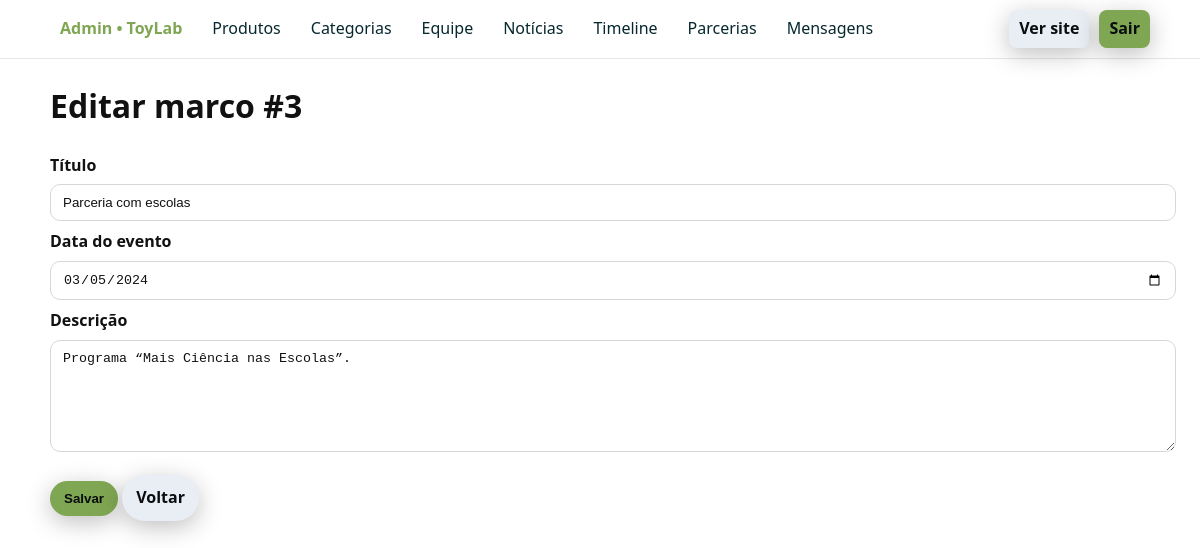
Page /admin/milestones/edit.php?id=3 (signed in) on the committed database.
### tables this page shows
CREATE TABLE IF NOT EXISTS milestones (
  id INT AUTO_INCREMENT PRIMARY KEY,
  title VARCHAR(200) NOT NULL,
  description MEDIUMTEXT NULL,
  event_date DATE NOT NULL,
  created_at DATETIME NOT NULL
);

### config/config.php (called while the page is built, shortened)
<?php
function db(): PDO {
    static $pdo;
    if (!$pdo) {
        $dsn = 'mysql:host=' . DB_HOST . ';dbname=' . DB_NAME . ';charset=utf8mb4';
        $options = [
            PDO::ATTR_ERRMODE            => PDO::ERRMODE_EXCEPTION,
            PDO::ATTR_DEFAULT_FETCH_MODE => PDO::FETCH_ASSOC,
            PDO::ATTR_EMULATE_PREPARES   => false,
        ];
        $pdo = new PDO($dsn, DB_USER, DB_PASS, $options);
    }
    return $pdo;
}
function e(?string $str): string {
    return htmlspecialchars((string)$str, ENT_QUOTES | ENT_SUBSTITUTE, 'UTF-8');
}
function base_url_root(): string {
    $doc = rtrim(str_replace('\\','/', $_SERVER['DOCUMENT_ROOT'] ?? ''), '/');
    $root = str_replace('\\','/', BASE_PATH);
    $url  = str_replace($doc, '', $root);
    return $url ?: '';
}
function base_url(string $path = ''): string {
    return base_url_root() . ($path ? '/' . ltrim($path, '/') : '');
}

### config/functions.php (called while the page is built, shortened)
<?php
require_once __DIR__ . '/config.php';
function q(string $sql, array $params = []): PDOStatement {
    $stmt = db()->prepare($sql);
    $stmt->execute($params);
    return $stmt;
}
function fetch_one(string $sql, array $params = []): ?array {
    $row = q($sql, $params)->fetch(PDO::FETCH_ASSOC);
    return $row === false ? null : $row;
}

### admin/milestones/edit.php (the view, shortened to what this page needs)
<?php
require_once BASE_PATH . '/config/functions.php';
require_once __DIR__ . '/../partials/header.php';
$id = (int)($_GET['id'] ?? 0);
$mil = fetch_one("SELECT * FROM milestones WHERE id=?", [$id]);
$title = trim($_POST['title'] ?? $mil['title']);
$description = trim($_POST['description'] ?? $mil['description']);
$event_date = trim($_POST['event_date'] ?? $mil['event_date']);
?>
<h1 class="fade-in">Editar marco #<?= (int)$id ?></h1>
<form method="post" class="fade-in">
  <label for="title">Título</label>
  <input id="title" name="title" class="input" required value="<?= e($title) ?>">
  <label for="event_date">Data do evento</label>
  <input id="event_date" name="event_date" class="input" type="date" required value="<?= e(substr($event_date,0,10)) ?>">
  <label for="description">Descrição</label>
  <textarea id="description" name="description" class="input" rows="6"><?= e($description) ?></textarea>
  <p>
    <button class="btn" type="submit">Salvar</button>
    <a class="btn secondary" href="<?= e(base_url('admin/milestones/list.php')) ?>">Voltar</a>
  </p>
</form>
<?php require_once __DIR__ . '/../partials/footer.php'; ?>

### public/css/styles.css (style rules this page uses)
:root { --bg: #0b0d0f; --bg-soft: #12161a; --text: #e4e8ee; --muted: #aeb7c3; --brand: #7fa652; --brand-2: #06272e; --card: #101418; --card-border: #1e242b; --focus: #ffd166; --danger: #e74c3c; --ok: #2ecc71; --radius: 16px; --shadow: 0 6px 24px rgba(0,0,0,.25); --transition: .2s ease; }
html { color-scheme: dark light; }
html, body { margin:0; padding:0; }
body { font: 400 16px/1.6 system-ui, -apple-system, Segoe UI, Roboto, Ubuntu, Cantarell, Noto Sans, Arial, "Apple Color Emoji","Segoe UI Emoji"; background:#ffffff; color:#111; }
a { color: var(--brand-2); text-decoration: none; }
.btn { display:inline-flex; align-items:center; gap:8px; background: var(--brand); color:#0a0d0f; border:none; padding:10px 14px; border-radius: 999px; cursor:pointer; font-weight:600; box-shadow: var(--shadow); transition: transform var(--transition), background var(--transition); }
.input, select, textarea { width:100%; padding:10px 12px; border-radius:10px; border:1px solid #d7d7d7; background:#fff; color:#111; }
label { display:block; font-weight:600; margin:8px 0 6px; }
.fade-in { animation: fadin .25s ease both; }

### admin/partials/header.php (style rules this page uses)
.btn.secondary { background:#e9eef5;color:#0b0d0f }

### rows in the picture
milestones: title "Parceria com escolas", event_date "03/05/2024", description "Programa “Mais Ciência nas Escolas”."

### other values in the picture
$id "3"
